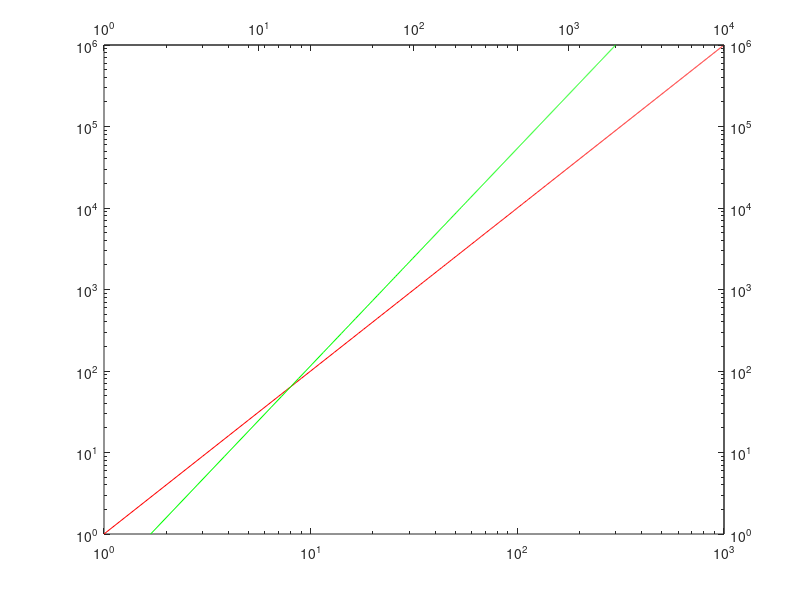

Recreate this plot in MATLAB.
function hoge
clear all;
close all;


x1 = 1:1000;
y1 = x1.^2;
x2 = 2*x1;
y2 = y1;
loglog(x1,y1,'r')
hold on,
ax2=axes('xaxislocation','top','yaxislocation','right','color','none', 'xscale', 'log', 'yscale', 'log')
hold on
loglog(x2,y2,'g')

end